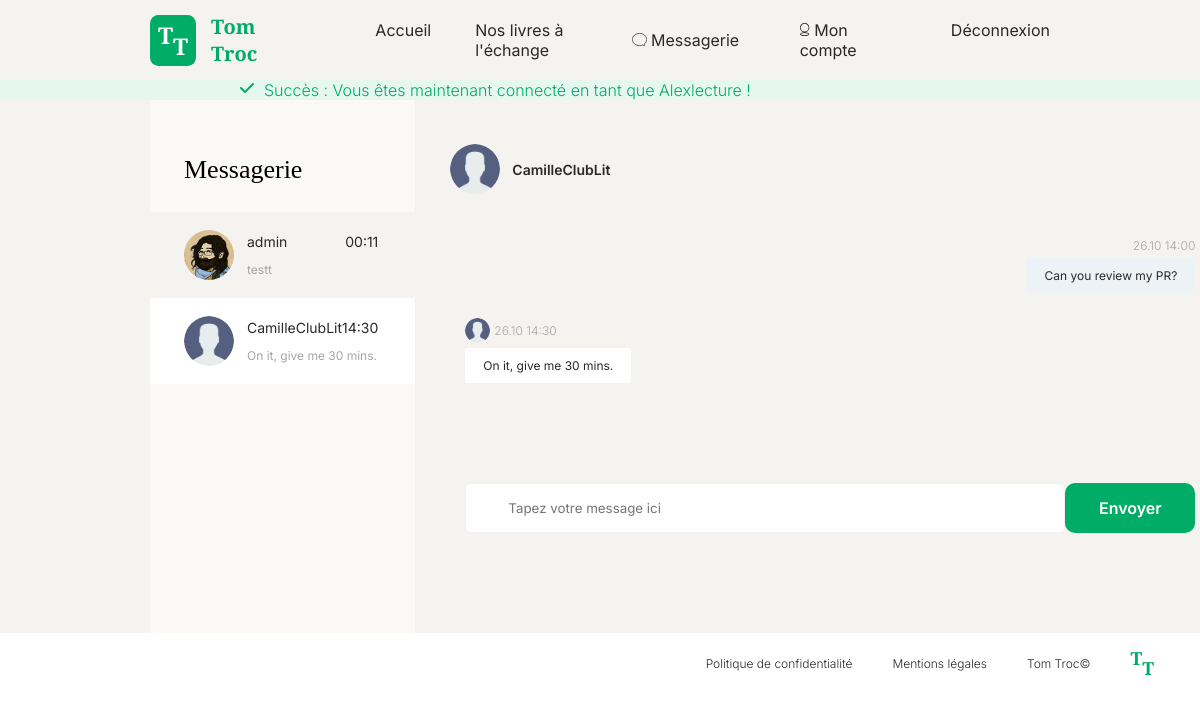
/index.php?route=messages&recipient_id=2 (signed in), run on the app's committed database.
### tables this page shows
CREATE TABLE `files` (
  `id` int(11) NOT NULL,
  `user_id` int(11) DEFAULT NULL,
  `title` varchar(255) DEFAULT NULL,
  `mime_type` varchar(255) DEFAULT NULL,
  `file_path` varchar(255) DEFAULT NULL,
  `valid` int(11) NOT NULL DEFAULT 1,
  `created_at` datetime DEFAULT current_timestamp(),
  `updated_at` datetime DEFAULT current_timestamp() ON UPDATE current_timestamp()
);

CREATE TABLE `users` (
  `id` int(11) NOT NULL,
  `username` varchar(50) NOT NULL,
  `password_hash` varchar(255) NOT NULL,
  `email` varchar(255) NOT NULL,
  `profile_img_id` int(11) DEFAULT NULL,
  `valid` int(11) NOT NULL DEFAULT 1,
  `created_at` datetime DEFAULT current_timestamp(),
  `updated_at` datetime DEFAULT current_timestamp() ON UPDATE current_timestamp()
);

CREATE TABLE `messages` (
  `id` int(11) NOT NULL,
  `sender_id` int(11) NOT NULL,
  `receiver_id` int(11) NOT NULL,
  `content` text NOT NULL,
  `valid` int(11) NOT NULL DEFAULT 1,
  `created_at` datetime DEFAULT current_timestamp(),
  `updated_at` datetime DEFAULT current_timestamp() ON UPDATE current_timestamp()
);

### src/service/RenderService.php (called while the page is built, shortened)
<?php
class RenderService
{
    public static function renderView(string $viewName, array $params): void
    {
        $params = array_merge($params, [
            'flashMessages' => FlashService::getMessages(),
        ]);
        $viewPath = VIEW_PATH;
        extract($params);
        require_once "$viewPath/$viewName.php";
        require_once "$viewPath/main.php";
    }
}

### src/controller/MainController.php (called while the page is built, shortened)
<?php
class MainController
{
    public function messagesPage(User $user, ?int $recipientId): void
    {
        $messageManager = new MessageManager();
        $userManager = new UserManager();
        $recipient = null;
        if ($recipientId !== null) {
            $recipient = $userManager->findById($recipientId);
        }
        $conversations = $messageManager->findAllConvosByUserId($user->getId()) ?? [];
        $recipientMessages = $messageManager->findAllBetweenUsers($user, $recipient);
        RenderService::renderView('messages', [
            'conversations' => $conversations,
            'recipient' => $recipient,
            'recipientMessages' => $recipientMessages,
        ]);
    }
}

### config/autoload.php (called while the page is built, shortened)
<?php
spl_autoload_register(function ($className) {
    $prefixes = [
        'App\\' => __DIR__ . '/../src/',
    ];
    foreach ($prefixes as $prefix => $baseDir) {
        $len = strlen($prefix);
        $relativeClass = substr($className, $len);
        $file = $baseDir . str_replace('\\', '/', $relativeClass) . '.php';
    }
});

### src/manager/DBManager.php (called while the page is built, shortened)
<?php
class DBManager
{
    private static $pdo;
    public static function getPDO(): PDO
    {
        if (self::$pdo === null) {
            self::$pdo = new PDO('mysql:host=' . DB_HOST . ';dbname=' . DB_NAME . ';charset=utf8', DB_USER, DB_PWD);
        }
        return self::$pdo;
    }
    public static function execQuery($sql, $params = []): PDOStatement
    {
        $pdo = self::getPDO();
        $pdo->setAttribute(PDO::ATTR_ERRMODE, PDO::ERRMODE_EXCEPTION);
        $pdo->setAttribute(PDO::ATTR_DEFAULT_FETCH_MODE, PDO::FETCH_ASSOC);
        $statement = $pdo->prepare($sql);
        $statement->execute($params);
        return $statement;
    }
}

### src/manager/UserManager.php (called while the page is built, shortened)
<?php
class UserManager
{
    public function findById(int $id): ?User
    {
        $sql = <<<SQL
            SELECT *
            FROM users
            WHERE id = :id
        SQL;
        $statement = DBManager::execQuery($sql, ['id' => $id]);
        $user = $statement->fetch();
        if ($user) {
            $newUser = new User($user);
            $fileManager = new FileManager();
            $profileImg = $fileManager->findById($newUser->getProfileImgId());
            $newUser->setProfileImg($profileImg);
            return $newUser;
        }
        return null;
    }
}

### src/entity/BaseEntity.php (called while the page is built, shortened)
<?php
abstract class BaseEntity
{
    private int $id;
    private DateTime $createdAt;
    protected function hydrate(array $data): void
    {
        foreach ($data as $key => $value) {
            $method = 'set' . str_replace('_', '', ucwords($key, '_'));
        }
    }
    public function getId(): int
    {
        return $this->id;
    }
    public function setId(int $id): void
    {
        $this->id = $id;
    }
    public function getCreatedAt(): DateTime
    {
        return $this->createdAt;
    }
    public function setCreatedAt(string|DateTime $createdAt, string $format = 'Y-m-d H:i:s'): void
    {
        if (is_string($createdAt)) {
            $createdAt = DateTime::createFromFormat($format, $createdAt);
        }
        $this->createdAt = $createdAt;
    }
    public function setUpdatedAt(string|DateTime $updatedAt, string $format = 'Y-m-d H:i:s'): void
    {
        if (is_string($updatedAt)) {
            $updatedAt = DateTime::createFromFormat($format, $updatedAt);
        }
    }
}

### src/service/UserService.php (called while the page is built, shortened)
<?php
abstract class UserService
{
    public static function getCurrentUser(): ?User
    {
        $currentUserId = isset($_SESSION['currentUserId']) ? $_SESSION['currentUserId'] : null;
        if ($currentUserId) {
            $userManager = new UserManager();
            return $userManager->findById($currentUserId);
        }
        return null;
    }
}

### src/manager/MessageManager.php (called while the page is built, shortened)
<?php
class MessageManager
{
    public function findById(int $id): ?Message
    {
        $sql = <<<SQL
            SELECT *
            FROM messages
            WHERE id = :id
        SQL;
        $statement = DBManager::execQuery($sql, ['id' => $id]);
        $message = $statement->fetch();
        if ($message) {
            return new Message($message);
        }
        return null;
    }
    public function findAllConvosByUserId(int $userId): ?array
    {
        $sql = <<<SQL
            SELECT
                u.id AS user_id, u.profile_img_id AS user_profile_img_id, u.username AS username,
                m.id AS message_id, m.content AS last_message_content
            FROM messages m
            JOIN (
                SELECT GREATEST(sender_id, receiver_id) AS participant1,
                        LEAST(sender_id, receiver_id) AS participant2,
                        MAX(created_at) AS latest_message_time
                FROM messages
                GROUP BY GREATEST(sender_id, receiver_id), LEAST(sender_id, receiver_id)
                ) latest ON
                GREATEST(m.sender_id, m.receiver_id) = latest.participant1
                AND LEAST(m.sender_id, m.receiver_id) = latest.participant2
                AND m.created_at = latest.latest_message_time
            LEFT JOIN users u ON (u.id = CASE WHEN m.sender_id = :userId THEN m.receiver_id ELSE m.sender_id END)
            WHERE participant1 = :userId OR participant2 = :userId
            ORDER BY u.username;
        SQL;
        $statement = DBManager::execQuery($sql, ['userId' => $userId]);
        $conversationResults = $statement->fetchAll();
        if ($conversationResults) {
            $conversations = [];
            foreach ($conversationResults as $conversationResult) {
                $userManager = new UserManager();
                $user = $userManager->findById($conversationResult['user_id']);
                $messageManager = new MessageManager();
                $message = $messageManager->findById($conversationResult['message_id']);
                $conversations[] = ['user' => $user, 'last_message' => $message];
            }
            return $conversations;
        }
        return null;
    }
    public function findAllBetweenUsers(User $user, ?User $recipient): array
    {
        $sql = <<<SQL
            SELECT *
            FROM messages
            WHERE (sender_id = :user AND receiver_id = :recipient)
               OR (sender_id = :recipient AND receiver_id = :user)
            ORDER BY created_at ASC
        SQL;
        $statement = DBManager::execQuery($sql, [
            'user' => $user->getId(),
            'recipient' => $recipient ? $recipient->getId() : 0,
        ]);
        $messageResults = $statement->fetchAll();
        if ($messageResults) {
            $messages = [];
            foreach ($messageResults as $messageResult) {
                $messages[] = new Message($messageResult);
            }
            return $messages;
        }
        return [];
    }
}

### src/entity/User.php (called while the page is built, shortened)
<?php
class User extends BaseEntity
{
    private string $username;
    private ?int $profileImgId;
    private ?File $profileImg;
    public function getUsername(): string
    {
        return $this->username;
    }
    public function setUsername(string $username): void
    {
        $this->username = $username;
    }
    public function getProfileImgId(): ?int
    {
        return $this->profileImgId;
    }
    public function setProfileImgId(?int $profileImgId): void
    {
        $this->profileImgId = $profileImgId;
    }
    public function getProfileImg(): ?File
    {
        return $this->profileImg;
    }
    public function setProfileImg(?File $profileImg): void
    {
        $this->profileImg = $profileImg;
    }
}

### src/manager/FileManager.php (called while the page is built, shortened)
<?php
class FileManager
{
    public function findById(?int $id): ?File
    {
        $sql = <<<SQL
            SELECT *
            FROM files
            WHERE id = :id
        SQL;
        $statement = DBManager::execQuery($sql, ['id' => $id]);
        $file = $statement->fetch();
        if ($file) {
            return new File($file);
        }
        return null;
    }
}

### src/entity/File.php (called while the page is built, shortened)
<?php
class File extends BaseEntity
{
    private string $filePath;
    public function setFilePath(?string $filePath): void
    {
        $this->filePath = $filePath;
    }
    public function getUserProfilePath(): ?string
    {
        return DATA_USERS_IMAGES_PATH . $this->filePath;
    }
}

### src/entity/Message.php (called while the page is built, shortened)
<?php
class Message extends BaseEntity
{
    private int $senderId;
    private string $content;
    public function getSenderId(): int
    {
        return $this->senderId;
    }
    public function setSenderId(int $senderId): void
    {
        $this->senderId = $senderId;
    }
    public function getContent(): string
    {
        return $this->content;
    }
    public function setContent(string $content): void
    {
        $this->content = $content;
    }
    public function getAbbreviatedContent(int $maxLength = 30): string
    {
        if (mb_strlen($this->content) <= $maxLength) {
            return $this->content;
        }
        return substr($this->content, 0, $maxLength - 3) . '...';
    }
}

### src/view/messages.php (the view, shortened to what this page needs)
<section id="section-messagerie" class="dark-section flex-row">
    <section id="messagerie" class="light-section flex-column">
        <h2>Messagerie</h2>
        <?php
        if (!empty($conversations)) {
            foreach ($conversations as $conversation) {
                $cardSectionClass = $recipient->getId() === $conversation['user']->getId() ?
                'white-section' : 'dark-section';
                $convoRecipient = $conversation['user'];
                $convoLastMessage = $conversation['last_message'];
                require VIEW_PATH . '/convo-card.php';
            }
        } else { ?>
            <p>Aucune conversation disponible.</p>
        <?php } ?>
    </section>
    <section id="conversation" class="dark-section flex-column">
        <?php if ($recipient !== null) { ?>
            <div id="recipient-info" class="flex-row">
                <img src="<?= $recipient->getProfileImg()->getUserProfilePath(); ?>" alt="avatar du destinataire"
                class="messagerie-avatar messagerie-avatar-large">
                <p><?= htmlspecialchars($recipient->getUsername()); ?></p>
            </div>
            <div id="messages" class="flex-column">
                <?php foreach ($recipientMessages as $recipientMessage) {
                    $isMsgFromCurrentUser = $recipientMessage->getSenderId() === UserService::getCurrentUser()->getId();
                    $msgStyleClass = $isMsgFromCurrentUser ? 'msg-card-sent' : 'msg-card-received';
                    $msgPositionClass = $isMsgFromCurrentUser ? 'align-self-end' : 'align-self-start';
                     ?>
                    <div class="flex-column msg-card">
                        <div class="flex-row msg-card-metadata <?= $msgPositionClass ?>">
                            <?php if (!$isMsgFromCurrentUser) { ?>
                                <img src="<?= $recipient->getProfileImg()->getUserProfilePath(); ?>"
                                alt="avatar du destinataire" class="messagerie-avatar messagerie-avatar-small">
                            <?php } ?>
                            <p><?= $recipientMessage->getCreatedAt()->format('d.m H:i'); ?></p>
                        </div>
                        <div class="flex-row
                        msg-card-content
                        msg-card-basic
                        <?= $msgStyleClass; ?>
                        <?= $msgPositionClass; ?>">
                            <p><?= htmlspecialchars($recipientMessage->getContent()); ?></p>
                        </div>
                    </div>
                <?php } ?>
            </div>
            <div id="new-message-section" class="flex-row">
                <form class="flex-row" method="POST"
                action="index.php?route=send-message&recipient_id=<?= $recipient->getId(); ?>">
                    <input id="message_content" name="message_content" placeholder="Tapez votre message ici" required>
                    <button class="green-cta-btn" type="submit">Envoyer</button>
                </form>
            </div>
        <?php } else { ?>
            <p>Sélectionnez une conversation pour afficher les messages.</p>
        <?php } ?>
    </section>
</section>

### src/view/convo-card.php (shortened to what this page needs)
<a class="flex-row <?= $cardSectionClass; ?> convo-card"
href="index.php?route=messages&recipient_id=<?= $convoRecipient->getId(); ?>">
        <div class="convo-card-img-section">
            <img src="<?= $convoRecipient->getProfileImg()->getUserProfilePath(); ?>"
            alt="avatar du destinataire" class="messagerie-avatar messagerie-avatar-large">
        </div>
        <div class="flex-column convo-card-data">
            <div class="flex-row convo-card-metadata">
                <p><?= htmlspecialchars($convoRecipient->getUsername()); ?></p>
                <?php if ($convoLastMessage) { ?>
                    <p><?= htmlspecialchars($convoLastMessage->getCreatedAt()->format('H:i')); ?></p>
                <?php } ?>
            </div>
            <p class="convo-summary-txt"><?= $convoLastMessage
                ? htmlspecialchars($convoLastMessage->getAbbreviatedContent())
                : 'Nouvelle conversation'; ?></p>
        </div>
</a>

### data on the page
files: file_path (picture)
users: username "admin"
messages: created_at "00:11", content "testt"
files: file_path (placeholder picture)
users: username "CamilleClubLit"
messages: created_at "14:30", content "On it, give me 30 mins.", files.file_path (placeholder picture), created_at "26.10 14:30"
messages: created_at "26.10 14:00", content "Can you review my PR?"

### other printed values
$message "Succès : Vous êtes maintenant connecté en tant que Alexlecture !"
